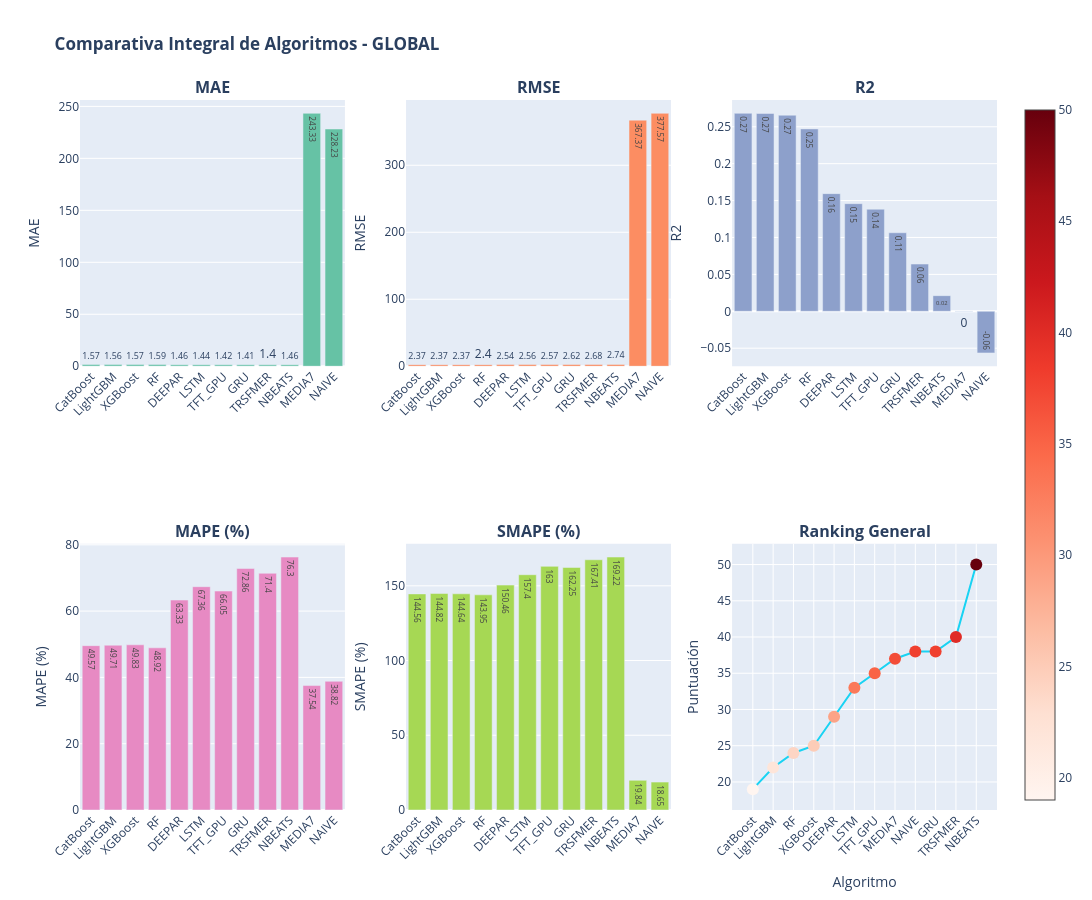

Notebook code for this chart:
### Markdown cell above
# COMPARATIVOS POR MÉTRICA MODELOs GLOBALES

### Code cell
# ============================================================================
# GRÁFICOS COMPARATIVOS DE ALGORITMOS POR MÉTRICA
# ============================================================================

print("\n" + "="*100)
print("📈 GRÁFICOS COMPARATIVOS DE ALGORITMOS")
print("="*100)

# Crear figura con subplots para cada métrica
fig_comparativa = make_subplots(
    rows=2, cols=3,
    subplot_titles=[f"<b>{m}</b>" for m in METRICAS_COMPARACION + ['Ranking General']],
    specs=[[{"type": "bar"}, {"type": "bar"}, {"type": "bar"}],
           [{"type": "bar"}, {"type": "bar"}, {"type": "scatter"}]]
)

# Datos ordenados por RMSE para consistencia
df_global_sorted = df_global.sort_values('RMSE')
colores = px.colors.qualitative.Set2

row_col_positions = [(1, 1), (1, 2), (1, 3), (2, 1), (2, 2), (2, 3)]

for idx, metrica in enumerate(METRICAS_COMPARACION):
    row, col = row_col_positions[idx]
    
    # Crear barplot
    fig_comparativa.add_trace(
        go.Bar(
            x=df_global_sorted['Algoritmo'],
            y=df_global_sorted[metrica],
            name=metrica,
            marker_color=colores[idx % len(colores)],
            text=df_global_sorted[metrica].round(2),
            textposition='auto',
            showlegend=False
        ),
        row=row, col=col
    )
    
    fig_comparativa.update_yaxes(title_text=metrica, row=row, col=col)
    fig_comparativa.update_xaxes(tickangle=-45, row=row, col=col)

# Agregar gráfico de ranking general
df_ranking_general = df_rankings.sort_values('PUNTUACIÓN_TOTAL')
fig_comparativa.add_trace(
    go.Scatter(
        x=df_ranking_general.index,
        y=df_ranking_general['PUNTUACIÓN_TOTAL'],
        mode='markers+lines',
        marker=dict(size=12, color=df_ranking_general['PUNTUACIÓN_TOTAL'], 
                   colorscale='Reds', showscale=True),
        name='Puntuación Total',
        text=[f"Rank: {int(v)}" for v in df_ranking_general['PUNTUACIÓN_TOTAL']],
        textposition="top center",
        showlegend=False
    ),
    row=2, col=3
)

fig_comparativa.update_yaxes(title_text="Puntuación", row=2, col=3)
fig_comparativa.update_xaxes(title_text="Algoritmo", tickangle=-45, row=2, col=3)

fig_comparativa.update_layout(
    title_text="<b>Comparativa Integral de Algoritmos - GLOBAL</b>",
    height=900,
    width=1600,
    showlegend=False
)

fig_comparativa.show()

### Figure 1 — Plotly figure (JSON) as saved in the notebook; plotly's stock layout.template omitted (floating-point values rounded to 4 significant figures)
{"data": [{"marker": {"color": "rgb(102,194,165)"}, "name": "MAE", "showlegend": false, "text": [1.57, 1.56, 1.57, 1.59, 1.46, 1.44, 1.42, 1.41, 1.4, 1.46, 243.3, 228.2], "textposition": "auto", "type": "bar", "x": ["CatBoost", "LightGBM", "XGBoost", "RF", "DEEPAR", "LSTM", "TFT_GPU", "GRU", "TRSFMER", "NBEATS", "MEDIA7", "NAIVE"], "xaxis": "x", "y": [1.571, 1.564, 1.566, 1.591, 1.457, 1.443, 1.415, 1.41, 1.396, 1.461, 243.3, 228.2], "yaxis": "y"}, {"marker": {"color": "rgb(252,141,98)"}, "name": "RMSE", "showlegend": false, "text": [2.37, 2.37, 2.37, 2.4, 2.54, 2.56, 2.57, 2.62, 2.68, 2.74, 367.4, 377.6], "textposition": "auto", "type": "bar", "x": ["CatBoost", "LightGBM", "XGBoost", "RF", "DEEPAR", "LSTM", "TFT_GPU", "GRU", "TRSFMER", "NBEATS", "MEDIA7", "NAIVE"], "xaxis": "x2", "y": [2.368, 2.368, 2.372, 2.402, 2.538, 2.558, 2.57, 2.617, 2.678, 2.739, 367.4, 377.6], "yaxis": "y2"}, {"marker": {"color": "rgb(141,160,203)"}, "name": "R2", "showlegend": false, "text": [0.27, 0.27, 0.27, 0.25, 0.16, 0.15, 0.14, 0.11, 0.06, 0.02, -0.0, -0.06], "textposition": "auto", "type": "bar", "x": ["CatBoost", "LightGBM", "XGBoost", "RF", "DEEPAR", "LSTM", "TFT_GPU", "GRU", "TRSFMER", "NBEATS", "MEDIA7", "NAIVE"], "xaxis": "x3", "y": [0.2682, 0.268, 0.2656, 0.2471, 0.1594, 0.1458, 0.1383, 0.1064, 0.064, 0.0212, -0.0001, -0.0564], "yaxis": "y3"}, {"marker": {"color": "rgb(231,138,195)"}, "name": "MAPE (%)", "showlegend": false, "text": [49.57, 49.71, 49.83, 48.92, 63.33, 67.36, 66.05, 72.86, 71.4, 76.3, 37.54, 38.82], "textposition": "auto", "type": "bar", "x": ["CatBoost", "LightGBM", "XGBoost", "RF", "DEEPAR", "LSTM", "TFT_GPU", "GRU", "TRSFMER", "NBEATS", "MEDIA7", "NAIVE"], "xaxis": "x4", "y": [49.57, 49.71, 49.83, 48.92, 63.33, 67.36, 66.05, 72.86, 71.4, 76.3, 37.54, 38.82], "yaxis": "y4"}, {"marker": {"color": "rgb(166,216,84)"}, "name": "SMAPE (%)", "showlegend": false, "text": [144.6, 144.8, 144.6, 143.9, 150.5, 157.4, 163.0, 162.2, 167.4, 169.2, 19.84, 18.65], "textposition": "auto", "type": "bar", "x": ["CatBoost", "LightGBM", "XGBoost", "RF", "DEEPAR", "LSTM", "TFT_GPU", "GRU", "TRSFMER", "NBEATS", "MEDIA7", "NAIVE"], "xaxis": "x5", "y": [144.6, 144.8, 144.6, 143.9, 150.5, 157.4, 163.0, 162.2, 167.4, 169.2, 19.84, 18.65], "yaxis": "y5"}, {"marker": {"color": [19, 22, 24, 25, 29, 33, 35, 37, 38, 38, 40, 50], "colorscale": [[0, "rgb(255,245,240)"], [0.125, "rgb(254,224,210)"], [0.25, "rgb(252,187,161)"], [0.375, "rgb(252,146,114)"], [0.5, "rgb(251,106,74)"], [0.625, "rgb(239,59,44)"], [0.75, "rgb(203,24,29)"], [0.875, "rgb(165,15,21)"], [1, "rgb(103,0,13)"]], "showscale": true, "size": 12}, "mode": "markers+lines", "name": "Puntuación Total", "showlegend": false, "text": ["Rank: 19", "Rank: 22", "Rank: 24", "Rank: 25", "Rank: 29", "Rank: 33", "Rank: 35", "Rank: 37", "Rank: 38", "Rank: 38", "Rank: 40", "Rank: 50"], "textposition": "top center", "type": "scatter", "x": ["CatBoost", "LightGBM", "RF", "XGBoost", "DEEPAR", "LSTM", "TFT_GPU", "MEDIA7", "NAIVE", "GRU", "TRSFMER", "NBEATS"], "xaxis": "x6", "y": [19, 22, 24, 25, 29, 33, 35, 37, 38, 38, 40, 50], "yaxis": "y6"}], "layout": {"annotations": [{"font": {"size": 16}, "showarrow": false, "text": "<b>MAE</b>", "x": 0.1444, "xanchor": "center", "xref": "paper", "y": 1, "yanchor": "bottom", "yref": "paper"}, {"font": {"size": 16}, "showarrow": false, "text": "<b>RMSE</b>", "x": 0.5, "xanchor": "center", "xref": "paper", "y": 1, "yanchor": "bottom", "yref": "paper"}, {"font": {"size": 16}, "showarrow": false, "text": "<b>R2</b>", "x": 0.8556, "xanchor": "center", "xref": "paper", "y": 1, "yanchor": "bottom", "yref": "paper"}, {"font": {"size": 16}, "showarrow": false, "text": "<b>MAPE (%)</b>", "x": 0.1444, "xanchor": "center", "xref": "paper", "y": 0.375, "yanchor": "bottom", "yref": "paper"}, {"font": {"size": 16}, "showarrow": false, "text": "<b>SMAPE (%)</b>", "x": 0.5, "xanchor": "center", "xref": "paper", "y": 0.375, "yanchor": "bottom", "yref": "paper"}, {"font": {"size": 16}, "showarrow": false, "text": "<b>Ranking General</b>", "x": 0.8556, "xanchor": "center", "xref": "paper", "y": 0.375, "yanchor": "bottom", "yref": "paper"}], "height": 900, "showlegend": false, "title": {"text": "<b>Comparativa Integral de Algoritmos - GLOBAL</b>"}, "width": 1600, "xaxis": {"anchor": "y", "domain": [0, 0.2889], "tickangle": -45}, "xaxis2": {"anchor": "y2", "domain": [0.3556, 0.6444], "tickangle": -45}, "xaxis3": {"anchor": "y3", "domain": [0.7111, 1], "tickangle": -45}, "xaxis4": {"anchor": "y4", "domain": [0, 0.2889], "tickangle": -45}, "xaxis5": {"anchor": "y5", "domain": [0.3556, 0.6444], "tickangle": -45}, "xaxis6": {"anchor": "y6", "domain": [0.7111, 1], "tickangle": -45, "title": {"text": "Algoritmo"}}, "yaxis": {"anchor": "x", "domain": [0.625, 1], "title": {"text": "MAE"}}, "yaxis2": {"anchor": "x2", "domain": [0.625, 1], "title": {"text": "RMSE"}}, "yaxis3": {"anchor": "x3", "domain": [0.625, 1], "title": {"text": "R2"}}, "yaxis4": {"anchor": "x4", "domain": [0, 0.375], "title": {"text": "MAPE (%)"}}, "yaxis5": {"anchor": "x5", "domain": [0, 0.375], "title": {"text": "SMAPE (%)"}}, "yaxis6": {"anchor": "x6", "domain": [0, 0.375], "title": {"text": "Puntuación"}}}}
